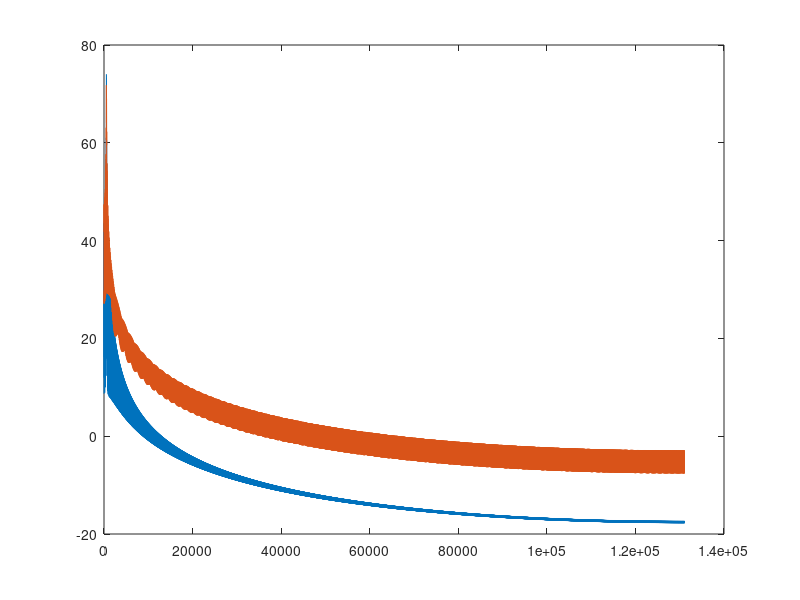

Recreate this plot in MATLAB.
% =============================================================================
% Project       : digitalWaveformSynthesis
% Module name   : N/A
% File name     : study_5_Broken_sinewave.m
% File type     : Matlab script
% Purpose       : study 5 - Spectrum of a sinewave with one or more discontinuities
% Author        : QuBi (nitrogenium@outlook.fr)
% Creation date : Sunday, 23 March 2025
% -----------------------------------------------------------------------------
% Best viewed with space indentation (2 spaces)
% =============================================================================

% PURPOSE
% TODO!

clc
close all



% =============================================================================
% SETTINGS
% =============================================================================
N_PTS = 10000;
N_BRK = 1;
FFT_SIZE = 262144;
FS = 48000;
F0 = 100.6;



% =============================================================================
% MAIN SCRIPT
% =============================================================================
t = (0:(N_PTS-1))'/FS;

phi = 2*pi*F0*t;
x = sin(phi);

brkLoc = randperm(N_PTS, N_BRK);
for n = 1:N_BRK
  phi(brkLoc(n):end) = phi(brkLoc(n):end) - 10*pi*rand;
end
xBrk = sin(phi);


s = abs(fft(x, FFT_SIZE));
sBrk = abs(fft(xBrk, FFT_SIZE));
pltRange = 1:(FFT_SIZE/2);

plot(20*log10([s(pltRange), sBrk(pltRange)]))
